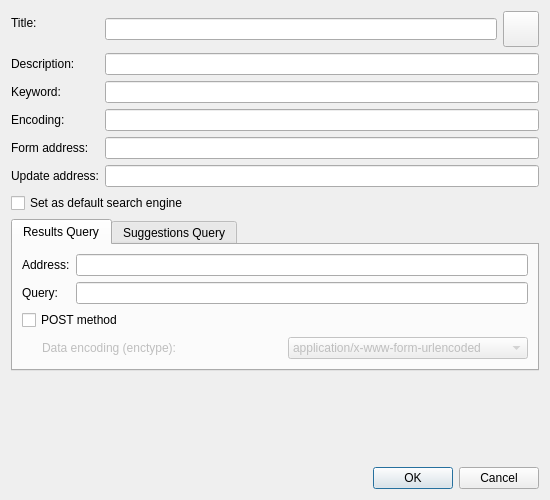
<?xml version="1.0" encoding="UTF-8"?>
<ui version="4.0">
 <class>Meerkat::SearchEnginePropertiesDialog</class>
 <widget class="QDialog" name="Meerkat::SearchEnginePropertiesDialog">
  <property name="geometry">
   <rect>
    <x>0</x>
    <y>0</y>
    <width>550</width>
    <height>500</height>
   </rect>
  </property>
  <property name="windowTitle">
   <string>Edit Search Engine</string>
  </property>
  <layout class="QVBoxLayout" name="verticalLayout" stretch="0,0,0,1,0">
   <item>
    <layout class="QFormLayout" name="formLayout">
     <item row="1" column="0">
      <widget class="QLabel" name="titleLabel">
       <property name="text">
        <string>Title:</string>
       </property>
       <property name="buddy">
        <cstring>titleLineEdit</cstring>
       </property>
      </widget>
     </item>
     <item row="1" column="1">
      <layout class="QHBoxLayout" name="horizontalLayout">
       <item>
        <widget class="QLineEdit" name="titleLineEdit"/>
       </item>
       <item>
        <widget class="Meerkat::IconWidget" name="iconButton">
         <property name="minimumSize">
          <size>
           <width>36</width>
           <height>36</height>
          </size>
         </property>
         <property name="maximumSize">
          <size>
           <width>36</width>
           <height>36</height>
          </size>
         </property>
         <property name="toolTip">
          <string>Change Icon…</string>
         </property>
        </widget>
       </item>
      </layout>
     </item>
     <item row="2" column="0">
      <widget class="QLabel" name="descriptionLabel">
       <property name="text">
        <string>Description:</string>
       </property>
       <property name="buddy">
        <cstring>descriptionLineEdit</cstring>
       </property>
      </widget>
     </item>
     <item row="2" column="1">
      <widget class="QLineEdit" name="descriptionLineEdit"/>
     </item>
     <item row="3" column="0">
      <widget class="QLabel" name="keywordLabel">
       <property name="text">
        <string>Keyword:</string>
       </property>
       <property name="buddy">
        <cstring>keywordLineEdit</cstring>
       </property>
      </widget>
     </item>
     <item row="3" column="1">
      <widget class="QLineEdit" name="keywordLineEdit"/>
     </item>
     <item row="4" column="0">
      <widget class="QLabel" name="encodingLabel">
       <property name="text">
        <string>Encoding:</string>
       </property>
       <property name="buddy">
        <cstring>encodingLineEdit</cstring>
       </property>
      </widget>
     </item>
     <item row="4" column="1">
      <widget class="QLineEdit" name="encodingLineEdit">
       <property name="readOnly">
        <bool>true</bool>
       </property>
      </widget>
     </item>
     <item row="5" column="0">
      <widget class="QLabel" name="formAddressLabel">
       <property name="text">
        <string>Form address:</string>
       </property>
       <property name="buddy">
        <cstring>formAddressLineEdit</cstring>
       </property>
      </widget>
     </item>
     <item row="5" column="1">
      <widget class="QLineEdit" name="formAddressLineEdit"/>
     </item>
     <item row="6" column="1">
      <widget class="QLineEdit" name="updateAddressLineEdit"/>
     </item>
     <item row="6" column="0">
      <widget class="QLabel" name="updateAddressLabel">
       <property name="text">
        <string>Update address:</string>
       </property>
       <property name="buddy">
        <cstring>updateAddressLineEdit</cstring>
       </property>
      </widget>
     </item>
    </layout>
   </item>
   <item>
    <widget class="QCheckBox" name="defaultSearchEngineCheckBox">
     <property name="text">
      <string>Set as default search engine</string>
     </property>
    </widget>
   </item>
   <item>
    <widget class="QTabWidget" name="tabWidget">
     <property name="currentIndex">
      <number>0</number>
     </property>
     <widget class="QWidget" name="resultsTab">
      <attribute name="title">
       <string>Results Query</string>
      </attribute>
      <layout class="QVBoxLayout" name="resultsLayout">
       <item>
        <layout class="QFormLayout" name="resultsFormLayout">
         <item row="0" column="0">
          <widget class="QLabel" name="resultsAddressLabel">
           <property name="text">
            <string>Address:</string>
           </property>
           <property name="buddy">
            <cstring>resultsAddressLineEdit</cstring>
           </property>
          </widget>
         </item>
         <item row="0" column="1">
          <widget class="QLineEdit" name="resultsAddressLineEdit"/>
         </item>
         <item row="1" column="0">
          <widget class="QLabel" name="reultsQueryLabel">
           <property name="text">
            <string>Query:</string>
           </property>
           <property name="buddy">
            <cstring>resultsQueryLineEdit</cstring>
           </property>
          </widget>
         </item>
         <item row="1" column="1">
          <widget class="QLineEdit" name="resultsQueryLineEdit"/>
         </item>
        </layout>
       </item>
       <item>
        <widget class="QCheckBox" name="resultsPostMethodCheckBox">
         <property name="text">
          <string>POST method</string>
         </property>
        </widget>
       </item>
       <item>
        <widget class="QWidget" name="resultsPostWidget" native="true">
         <property name="enabled">
          <bool>false</bool>
         </property>
         <layout class="QHBoxLayout" name="resultsPostLayout">
          <property name="leftMargin">
           <number>0</number>
          </property>
          <property name="topMargin">
           <number>0</number>
          </property>
          <property name="rightMargin">
           <number>0</number>
          </property>
          <property name="bottomMargin">
           <number>0</number>
          </property>
          <item>
           <spacer name="resultsEnctypeSpacer">
            <property name="orientation">
             <enum>Qt::Horizontal</enum>
            </property>
            <property name="sizeType">
             <enum>QSizePolicy::Fixed</enum>
            </property>
            <property name="sizeHint" stdset="0">
             <size>
              <width>20</width>
              <height>0</height>
             </size>
            </property>
           </spacer>
          </item>
          <item>
           <widget class="QLabel" name="resultsEnctypeLabel">
            <property name="text">
             <string>Data encoding (enctype):</string>
            </property>
            <property name="buddy">
             <cstring>resultsEnctypeComboBox</cstring>
            </property>
           </widget>
          </item>
          <item>
           <widget class="QComboBox" name="resultsEnctypeComboBox">
            <item>
             <property name="text">
              <string notr="true">application/x-www-form-urlencoded</string>
             </property>
            </item>
            <item>
             <property name="text">
              <string notr="true">multipart/form-data</string>
             </property>
            </item>
           </widget>
          </item>
         </layout>
        </widget>
       </item>
      </layout>
     </widget>
     <widget class="QWidget" name="suggestionsTab">
      <attribute name="title">
       <string>Suggestions Query</string>
      </attribute>
      <layout class="QVBoxLayout" name="suggestionsLayout">
       <item>
        <layout class="QFormLayout" name="suggestionsFormLayout">
         <property name="fieldGrowthPolicy">
          <enum>QFormLayout::AllNonFixedFieldsGrow</enum>
         </property>
         <item row="0" column="0">
          <widget class="QLabel" name="suggestionsAddressLabel">
           <property name="text">
            <string>Address:</string>
           </property>
           <property name="buddy">
            <cstring>suggestionsAddressLineEdit</cstring>
           </property>
          </widget>
         </item>
         <item row="0" column="1">
          <widget class="QLineEdit" name="suggestionsAddressLineEdit"/>
         </item>
         <item row="1" column="1">
          <widget class="QLineEdit" name="suggestionsQueryLineEdit"/>
         </item>
         <item row="1" column="0">
          <widget class="QLabel" name="suggestionsQueryLabel">
           <property name="text">
            <string>Query:</string>
           </property>
           <property name="buddy">
            <cstring>suggestionsQueryLineEdit</cstring>
           </property>
          </widget>
         </item>
        </layout>
       </item>
       <item>
        <widget class="QCheckBox" name="suggestionsPostMethodCheckBox">
         <property name="text">
          <string>POST method</string>
         </property>
        </widget>
       </item>
       <item>
        <widget class="QWidget" name="suggestionsPostWidget" native="true">
         <property name="enabled">
          <bool>false</bool>
         </property>
         <layout class="QHBoxLayout" name="suggestionsPostLayout">
          <property name="leftMargin">
           <number>0</number>
          </property>
          <property name="topMargin">
           <number>0</number>
          </property>
          <property name="rightMargin">
           <number>0</number>
          </property>
          <property name="bottomMargin">
           <number>0</number>
          </property>
          <item>
           <spacer name="suggestionsEnctypeSpacer">
            <property name="orientation">
             <enum>Qt::Horizontal</enum>
            </property>
            <property name="sizeType">
             <enum>QSizePolicy::Fixed</enum>
            </property>
            <property name="sizeHint" stdset="0">
             <size>
              <width>20</width>
              <height>0</height>
             </size>
            </property>
           </spacer>
          </item>
          <item>
           <widget class="QLabel" name="suggestionsEnctypeLabel">
            <property name="text">
             <string>Data encoding (enctype):</string>
            </property>
            <property name="buddy">
             <cstring>suggestionsEnctypeComboBox</cstring>
            </property>
           </widget>
          </item>
          <item>
           <widget class="QComboBox" name="suggestionsEnctypeComboBox">
            <item>
             <property name="text">
              <string notr="true">application/x-www-form-urlencoded</string>
             </property>
            </item>
            <item>
             <property name="text">
              <string notr="true">multipart/form-data</string>
             </property>
            </item>
           </widget>
          </item>
         </layout>
        </widget>
       </item>
      </layout>
     </widget>
    </widget>
   </item>
   <item>
    <spacer name="verticalSpacer">
     <property name="orientation">
      <enum>Qt::Vertical</enum>
     </property>
     <property name="sizeHint" stdset="0">
      <size>
       <width>0</width>
       <height>0</height>
      </size>
     </property>
    </spacer>
   </item>
   <item>
    <widget class="QDialogButtonBox" name="buttonBox">
     <property name="orientation">
      <enum>Qt::Horizontal</enum>
     </property>
     <property name="standardButtons">
      <set>QDialogButtonBox::Cancel|QDialogButtonBox::Ok</set>
     </property>
    </widget>
   </item>
  </layout>
 </widget>
 <customwidgets>
  <customwidget>
   <class>Meerkat::IconWidget</class>
   <extends>QToolButton</extends>
   <header>src/ui/IconWidget.h</header>
  </customwidget>
 </customwidgets>
 <tabstops>
  <tabstop>titleLineEdit</tabstop>
  <tabstop>iconButton</tabstop>
  <tabstop>descriptionLineEdit</tabstop>
  <tabstop>keywordLineEdit</tabstop>
  <tabstop>encodingLineEdit</tabstop>
  <tabstop>formAddressLineEdit</tabstop>
  <tabstop>updateAddressLineEdit</tabstop>
  <tabstop>defaultSearchEngineCheckBox</tabstop>
  <tabstop>tabWidget</tabstop>
  <tabstop>resultsAddressLineEdit</tabstop>
  <tabstop>resultsQueryLineEdit</tabstop>
  <tabstop>resultsPostMethodCheckBox</tabstop>
  <tabstop>resultsEnctypeComboBox</tabstop>
  <tabstop>suggestionsAddressLineEdit</tabstop>
  <tabstop>suggestionsQueryLineEdit</tabstop>
  <tabstop>suggestionsPostMethodCheckBox</tabstop>
  <tabstop>suggestionsEnctypeComboBox</tabstop>
 </tabstops>
 <resources/>
 <connections>
  <connection>
   <sender>buttonBox</sender>
   <signal>accepted()</signal>
   <receiver>Meerkat::SearchEnginePropertiesDialog</receiver>
   <slot>accept()</slot>
   <hints>
    <hint type="sourcelabel">
     <x>266</x>
     <y>440</y>
    </hint>
    <hint type="destinationlabel">
     <x>157</x>
     <y>274</y>
    </hint>
   </hints>
  </connection>
  <connection>
   <sender>buttonBox</sender>
   <signal>rejected()</signal>
   <receiver>Meerkat::SearchEnginePropertiesDialog</receiver>
   <slot>reject()</slot>
   <hints>
    <hint type="sourcelabel">
     <x>334</x>
     <y>440</y>
    </hint>
    <hint type="destinationlabel">
     <x>286</x>
     <y>274</y>
    </hint>
   </hints>
  </connection>
 </connections>
</ui>
